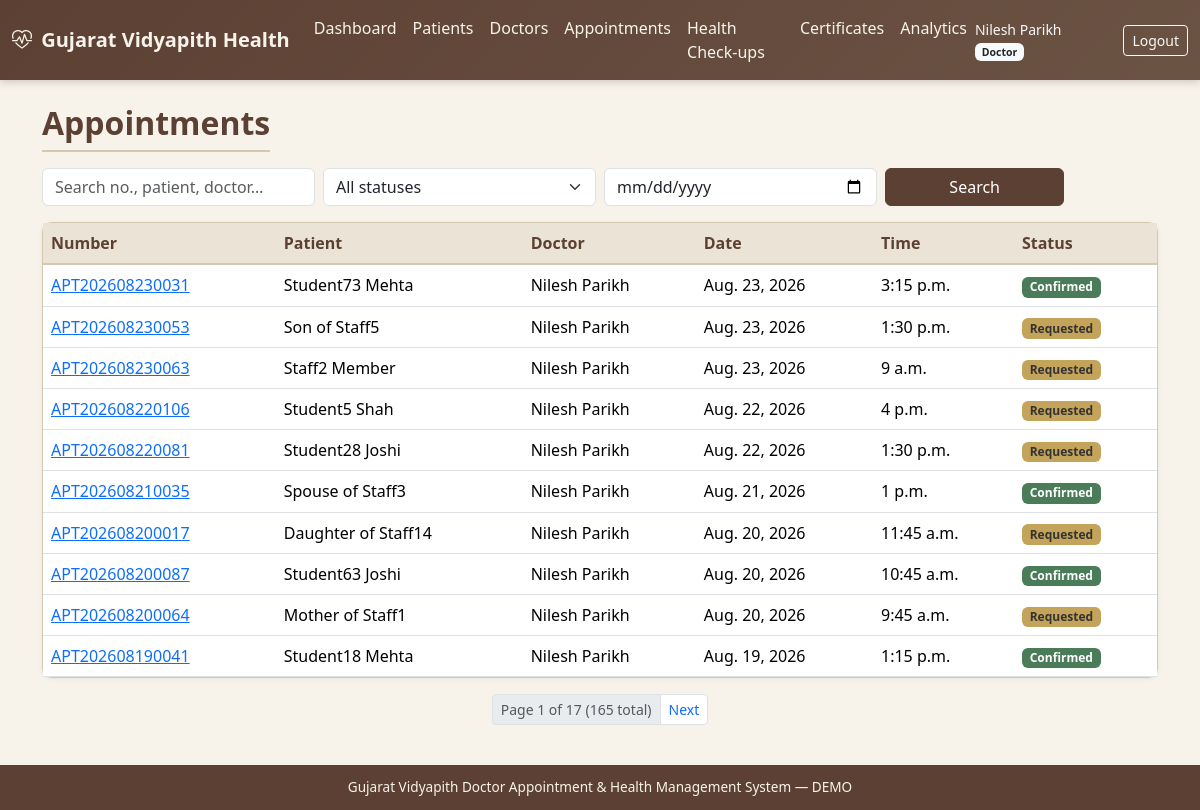
/appointments/ (signed in), run on the app's committed database.
### accounts/models.py (models this page shows, shortened)
class User(AbstractUser):
    role = models.ForeignKey(
        Role, on_delete=models.SET_NULL, null=True, blank=True, related_name='users'
    )
    mobile = models.CharField(max_length=15, blank=True)
    gender = models.CharField(
        max_length=10,
        choices=[('Male', 'Male'), ('Female', 'Female'), ('Other', 'Other')],
        blank=True,
    )
    profile_photo = models.ImageField(upload_to='profiles/', blank=True, null=True)
    is_active_user = models.BooleanField(default=True)
    created_at = models.DateTimeField(auto_now_add=True)
    updated_at = models.DateTimeField(auto_now=True)
    class Meta:
        ordering = ['username']
    @property
    def role_code(self):
        return self.role.code if self.role else None

class Role(models.Model):
    ADMIN = 'admin'
    DOCTOR = 'doctor'
    STUDENT = 'student'
    STAFF = 'staff'
    STAFF_FAMILY = 'staff_family'
    HOD = 'hod'
    SUPER_ADMIN = 'super_admin'
    ROLE_CHOICES = [
        (ADMIN, 'Administrator'),
        (DOCTOR, 'Doctor'),
        (STUDENT, 'Student'),
        (STAFF, 'Staff'),
        (STAFF_FAMILY, 'Staff Family Member'),
        (HOD, 'HOD'),
        (SUPER_ADMIN, 'Super Administrator'),
    ]
    code = models.CharField(max_length=20, choices=ROLE_CHOICES, unique=True)
    name = models.CharField(max_length=50)
    description = models.TextField(blank=True)
    is_active = models.BooleanField(default=True)
    created_at = models.DateTimeField(auto_now_add=True)
    class Meta:
        ordering = ['name']

### appointments/models.py (models this page shows, shortened)
class Appointment(models.Model):
    STATUS_REQUESTED = 'requested'
    STATUS_CONFIRMED = 'confirmed'
    STATUS_IN_CONSULTATION = 'in_consultation'
    STATUS_COMPLETED = 'completed'
    STATUS_CANCELLED = 'cancelled'
    STATUS_RESCHEDULED = 'rescheduled'
    STATUS_NO_SHOW = 'no_show'
    STATUS_CHOICES = [
        (STATUS_REQUESTED, 'Requested'),
        (STATUS_CONFIRMED, 'Confirmed'),
        (STATUS_IN_CONSULTATION, 'In Consultation'),
        (STATUS_COMPLETED, 'Completed'),
        (STATUS_CANCELLED, 'Cancelled'),
        (STATUS_RESCHEDULED, 'Rescheduled'),
        (STATUS_NO_SHOW, 'No-show'),
    ]
    appointment_number = models.CharField(max_length=30, unique=True, db_index=True)
    patient = models.ForeignKey(Patient, on_delete=models.CASCADE, related_name='appointments')
    doctor = models.ForeignKey(Doctor, on_delete=models.CASCADE, related_name='appointments')
    appointment_date = models.DateField(db_index=True)
    appointment_time = models.TimeField()
    status = models.CharField(max_length=20, choices=STATUS_CHOICES, default=STATUS_REQUESTED, db_index=True)
    reason = models.CharField(max_length=300, blank=True)
    notes = models.TextField(blank=True)
    cancelled_reason = models.CharField(max_length=300, blank=True)
    created_by = models.ForeignKey(
        settings.AUTH_USER_MODEL, on_delete=models.SET_NULL, null=True, blank=True, related_name='appointments_created'
    )
    created_at = models.DateTimeField(auto_now_add=True)
    updated_at = models.DateTimeField(auto_now=True)
    class Meta:
        ordering = ['-appointment_date', '-appointment_time']
        indexes = [
            models.Index(fields=['doctor', 'appointment_date', 'appointment_time']),
            models.Index(fields=['patient', 'appointment_date']),
        ]
        constraints = [
            models.UniqueConstraint(
                fields=['doctor', 'appointment_date', 'appointment_time'],
                condition=models.Q(status__in=['requested', 'confirmed', 'in_consultation']),
                name='unique_active_doctor_slot',
            )
        ]

### patients/models.py (models this page shows, shortened)
class Patient(models.Model):
    CATEGORY_STUDENT = 'student'
    CATEGORY_STAFF = 'staff'
    CATEGORY_STAFF_FAMILY = 'staff_family'
    CATEGORY_CHOICES = [
        (CATEGORY_STUDENT, 'Student'),
        (CATEGORY_STAFF, 'University Staff'),
        (CATEGORY_STAFF_FAMILY, 'Staff Family Member'),
    ]
    patient_id = models.CharField(max_length=30, unique=True, db_index=True)
    user = models.OneToOneField(
        settings.AUTH_USER_MODEL,
        on_delete=models.SET_NULL,
        null=True,
        blank=True,
        related_name='patient_profile',
    )
    category = models.CharField(max_length=20, choices=CATEGORY_CHOICES, db_index=True)
    name = models.CharField(max_length=150, db_index=True)
    gender = models.CharField(
        max_length=10,
        choices=[('Male', 'Male'), ('Female', 'Female'), ('Other', 'Other')],
        blank=True,
    )
    date_of_birth = models.DateField(null=True, blank=True)
    email = models.EmailField(blank=True, db_index=True)
    mobile = models.CharField(max_length=15, blank=True, db_index=True)
    address = models.TextField(blank=True)
    blood_group = models.CharField(max_length=5, blank=True)
    emergency_contact = models.CharField(max_length=15, blank=True)
    status = models.CharField(
        max_length=20,
        choices=[('Active', 'Active'), ('Inactive', 'Inactive')],
        default='Active',
    )
    created_at = models.DateTimeField(auto_now_add=True)
    updated_at = models.DateTimeField(auto_now=True)
    created_by = models.ForeignKey(
        settings.AUTH_USER_MODEL,
        on_delete=models.SET_NULL,
        null=True,
        blank=True,
        related_name='patients_created',
    )
    class Meta:
        ordering = ['name']
        indexes = [
            models.Index(fields=['name', 'mobile']),
            models.Index(fields=['category', 'status']),
        ]

### doctors/models.py (models this page shows, shortened)
class Doctor(models.Model):
    doctor_id = models.CharField(max_length=30, unique=True)
    user = models.OneToOneField(
        settings.AUTH_USER_MODEL,
        on_delete=models.SET_NULL,
        null=True,
        blank=True,
        related_name='doctor_profile',
    )
    name = models.CharField(max_length=150)
    gender = models.CharField(
        max_length=10,
        choices=[('Male', 'Male'), ('Female', 'Female'), ('Other', 'Other')],
        blank=True,
    )
    qualification = models.CharField(max_length=200, blank=True)
    medical_system = models.ForeignKey(
        MedicalSystem, on_delete=models.SET_NULL, null=True, blank=True, related_name='doctors'
    )
    specialization = models.ForeignKey(
        Specialization, on_delete=models.SET_NULL, null=True, related_name='doctors'
    )
    department = models.ForeignKey(
        Department, on_delete=models.SET_NULL, null=True, blank=True, related_name='doctors'
    )
    registration_number = models.CharField(max_length=50, blank=True)
    email = models.EmailField(blank=True)
    mobile = models.CharField(max_length=15, blank=True)
    experience_years = models.PositiveSmallIntegerField(default=0)
    profile_photo = models.ImageField(upload_to='doctors/', blank=True, null=True)
    availability = models.CharField(
        max_length=20,
        choices=[('Available', 'Available'), ('Unavailable', 'Unavailable'), ('On Leave', 'On Leave')],
        default='Available',
    )
    status = models.CharField(
        max_length=20,
        choices=[('Active', 'Active'), ('Inactive', 'Inactive')],
        default='Active',
    )
    created_at = models.DateTimeField(auto_now_add=True)
    updated_at = models.DateTimeField(auto_now=True)
    class Meta:
        ordering = ['name']

### appointments/views.py (the view, shortened to what this page needs)
# urls.py: path('', views.index, name='index'),
@login_required
def index(request):
    status = request.GET.get('status', '')
    date_from = request.GET.get('from', '')
    q = request.GET.get('q', '').strip()
    qs = Appointment.objects.select_related(
        'patient', 'doctor', 'doctor__specialization'
    ).all()
    qs = patient_scoped_qs(request.user, qs)
    profile = get_doctor_profile(request.user)
    if profile is not None and not is_admin(request.user):
        qs = qs.filter(doctor=profile)
    if status:
        qs = qs.filter(status=status)
    if date_from:
        qs = qs.filter(appointment_date__gte=date_from)
    page = Paginator(qs.order_by('-appointment_date', '-appointment_time'), 10).get_page(request.GET.get('page'))
    from accounts.authorization import is_patient_role
    can_book = is_patient_role(request.user)
    return render(request, 'appointments/list.html', {
        'page_obj': page,
        'appointments': page,
        'status': status, 'statuses': Appointment.STATUS_CHOICES,
        'date_from': date_from, 'q': q, 'can_book': can_book,
    })

### accounts/authorization.py (called while the page is built)
def get_doctor_profile(user):
    if not user or not user.is_authenticated:
        return None
    try:
        return user.doctor_profile
    except ObjectDoesNotExist:
        return None
    except AttributeError:
        return None

def is_admin(user):
    if not user or not user.is_authenticated:
        return False
    if user.is_superuser:
        return True
    role = getattr(user, 'role', None)
    if role and role.code in (Role.ADMIN, Role.SUPER_ADMIN):
        return True
    return False

def is_doctor(user):
    if not user or not user.is_authenticated:
        return False
    if user.is_superuser or is_admin(user):
        return True
    role = getattr(user, 'role', None)
    if role and role.code == Role.DOCTOR:
        return True
    if get_doctor_profile(user) is not None:
        return True
    return False

def is_patient_role(user):
    if not user or not user.is_authenticated:
        return False
    role = getattr(user, 'role', None)
    if not role:
        return False
    return role.code in (Role.STUDENT, Role.STAFF, Role.STAFF_FAMILY)

def patient_scoped_qs(user, queryset, patient_field='patient'):
    if is_admin(user) or is_doctor(user):
        return queryset
    own = get_linked_patient(user)
    if own is None:
        return queryset.none()
    return queryset.filter(**{patient_field: own})

### templates/appointments/list.html (shortened to what this page needs)
{% extends "base.html" %}
{% block content %}
<div class="container">
  <div class="d-flex justify-content-between mb-3 align-items-center flex-wrap gap-2">
    <h2 class="page-title mb-0">Appointments</h2>
  </div>
  <form class="row g-2 mb-3" method="get">
    <div class="col-md-3"><input type="text" name="q" value="{{ q }}" class="form-control" placeholder="Search no., patient, doctor…"></div>
    <div class="col-md-3">
      <select name="status" class="form-select">
        <option value="">All statuses</option>
      </select>
    </div>
    <div class="col-md-3"><input type="date" name="from" value="{{ date_from }}" class="form-control" title="From date"></div>
    <div class="col-md-2"><button class="btn btn-gv w-100">Search</button></div>
  </form>
  <div class="card card-gv">
    <div class="table-responsive">
      <table class="table table-gv table-hover mb-0">
        <thead>
          <tr>
            <th>Number</th>
            <th>Patient</th>
            <th>Doctor</th>
            <th>Date</th>
            <th>Time</th>
            <th>Status</th>
          </tr>
        </thead>
        <tbody>
        {% for a in appointments %}
        <tr>
          <td><a href="{% url 'appointments:detail' a.pk %}">{{ a.appointment_number }}</a></td>
          <td>{{ a.patient.name }}</td>
          <td>{{ a.doctor.name }}</td>
          <td>{{ a.appointment_date }}</td>
          <td>{{ a.appointment_time }}</td>
          <td><span class="badge badge-status-{{ a.status }}">{{ a.get_status_display }}</span></td>
        </tr>
        {% empty %}
        <tr><td colspan="6" class="text-center text-muted">No appointments found</td></tr>
        {% endfor %}
        </tbody>
      </table>
    </div>
  </div>
  {% include "includes/pagination.html" %}
</div>
{% endblock %}

### templates/base.html (shortened to what this page needs)
{% load static %}
<!DOCTYPE html>
<html lang="en">
<head>
  <link href="https://cdn.jsdelivr.net/npm/bootstrap@5.3.3/dist/css/bootstrap.min.css" rel="stylesheet">
  <link href="https://cdn.jsdelivr.net/npm/bootstrap-icons@1.11.3/font/bootstrap-icons.min.css" rel="stylesheet">
  <link href="{% static 'css/gv-theme.css' %}" rel="stylesheet">
</head>
<body class="d-flex flex-column">
{% if user.is_authenticated %}
<nav class="navbar navbar-expand-lg navbar-gv">
  <div class="container-fluid">
    <a class="navbar-brand fw-semibold" href="{% url 'accounts:dashboard' %}">
      <i class="bi bi-heart-pulse me-1"></i> Gujarat Vidyapith Health
    </a>
    <div class="collapse navbar-collapse" id="navMain">
      <ul class="navbar-nav me-auto">
        <li class="nav-item"><a class="nav-link" href="{% url 'accounts:dashboard' %}">Dashboard</a></li>
        {% if user.is_superuser or user.role_code == 'admin' or user.role_code == 'super_admin' or user.role_code == 'doctor' %}
        <li class="nav-item"><a class="nav-link" href="{% url 'patients:index' %}">Patients</a></li>
        {% endif %}
        <li class="nav-item"><a class="nav-link" href="{% url 'doctors:index' %}">Doctors</a></li>
        <li class="nav-item"><a class="nav-link" href="{% url 'appointments:index' %}">Appointments</a></li>
        <li class="nav-item"><a class="nav-link" href="{% url 'health_records:index' %}">Health Check-ups</a></li>
        <li class="nav-item"><a class="nav-link" href="{% url 'certificates:index' %}">Certificates</a></li>
        <li class="nav-item"><a class="nav-link" href="{% url 'analytics:index' %}">Analytics</a></li>
      </ul>
      <span class="navbar-text text-light me-3 small">
        {{ user.get_full_name|default:user.username }}
        {% if user.role %}<span class="badge bg-light text-dark">{{ user.role.name }}</span>{% endif %}
      </span>
      <a class="btn btn-sm btn-outline-light" href="{% url 'accounts:logout' %}">Logout</a>
    </div>
  </div>
</nav>
{% endif %}
<main class="container-fluid py-4 flex-grow-1">
  {% block content %}{% endblock %}
</main>
<footer class="footer-gv text-center">
  <div class="container">
    Gujarat Vidyapith Doctor Appointment &amp; Health Management System &mdash; DEMO
  </div>
</footer>
</body>
</html>

### static/css/gv-theme.css (style rules this page uses)
:root { --gv-cream: #f7f3eb; --gv-cream-dark: #ebe4d6; --gv-brown: #5c4033; --gv-brown-light: #8b6914; --gv-earth: #6b5344; --gv-muted: #a0896e; --gv-accent: #3d5a40; --gv-text: #2c2416; --gv-border: #d4c8b0; --gv-card: #fffdf8; --gv-success: #4a7c59; --gv-warning: #c4a35a; --gv-danger: #a65d57; }
body { background-color: var(--gv-cream); color: var(--gv-text); font-family: 'Segoe UI', system-ui, -apple-system, sans-serif; min-height: 100vh; }
.navbar-gv { background: linear-gradient(135deg, var(--gv-brown) 0%, var(--gv-earth) 100%); box-shadow: 0 2px 8px rgba(92, 64, 51, 0.25); }
.navbar-gv .navbar-brand, .navbar-gv .nav-link { color: var(--gv-cream) !important; }
.card-gv { background: var(--gv-card); border: 1px solid var(--gv-border); border-radius: 10px; box-shadow: 0 1px 4px rgba(92, 64, 51, 0.08); }
.btn-gv { background: var(--gv-brown); border-color: var(--gv-brown); color: #fff; }
.badge-status-confirmed { background: var(--gv-success); }
.badge-status-requested { background: var(--gv-warning); color: #333; }
.table-gv thead th { background: var(--gv-cream-dark); color: var(--gv-brown); border-bottom: 2px solid var(--gv-border); font-weight: 600; }
.page-title { color: var(--gv-brown); font-weight: 600; border-bottom: 2px solid var(--gv-border); padding-bottom: 0.5rem; margin-bottom: 1.25rem; }
.footer-gv { background: var(--gv-brown); color: var(--gv-cream); font-size: 0.85rem; padding: 0.75rem 0; margin-top: auto; }

### data on the page
User: get_full_name "Nilesh Parikh", role.name "Doctor"
Appointment: appointment_number "APT202608230031", patient.name "Student73 Mehta", doctor.name "Nilesh Parikh", appointment_date "Aug. 23, 2026", appointment_time "3:15 p.m.", status "Confirmed"
Appointment: appointment_number "APT202608230053", patient.name "Son of Staff5", doctor.name "Nilesh Parikh", appointment_date "Aug. 23, 2026", appointment_time "1:30 p.m.", status "Requested"
Appointment: appointment_number "APT202608230063", patient.name "Staff2 Member", doctor.name "Nilesh Parikh", appointment_date "Aug. 23, 2026", appointment_time "9 a.m.", status "Requested"
Appointment: appointment_number "APT202608220106", patient.name "Student5 Shah", doctor.name "Nilesh Parikh", appointment_date "Aug. 22, 2026", appointment_time "4 p.m.", status "Requested"
Appointment: appointment_number "APT202608220081", patient.name "Student28 Joshi", doctor.name "Nilesh Parikh", appointment_date "Aug. 22, 2026", appointment_time "1:30 p.m.", status "Requested"
Appointment: appointment_number "APT202608210035", patient.name "Spouse of Staff3", doctor.name "Nilesh Parikh", appointment_date "Aug. 21, 2026", appointment_time "1 p.m.", status "Confirmed"
Appointment: appointment_number "APT202608200017", patient.name "Daughter of Staff14", doctor.name "Nilesh Parikh", appointment_date "Aug. 20, 2026", appointment_time "11:45 a.m.", status "Requested"
Appointment: appointment_number "APT202608200087", patient.name "Student63 Joshi", doctor.name "Nilesh Parikh", appointment_date "Aug. 20, 2026", appointment_time "10:45 a.m.", status "Confirmed"
Appointment: appointment_number "APT202608200064", patient.name "Mother of Staff1", doctor.name "Nilesh Parikh", appointment_date "Aug. 20, 2026", appointment_time "9:45 a.m.", status "Requested"
Appointment: appointment_number "APT202608190041", patient.name "Student18 Mehta", doctor.name "Nilesh Parikh", appointment_date "Aug. 19, 2026", appointment_time "1:15 p.m.", status "Confirmed"

### other printed values
{{ page_obj.number }} "1"
{{ page_obj.paginator.num_pages }} "17"
{{ page_obj.paginator.count }} "165"
